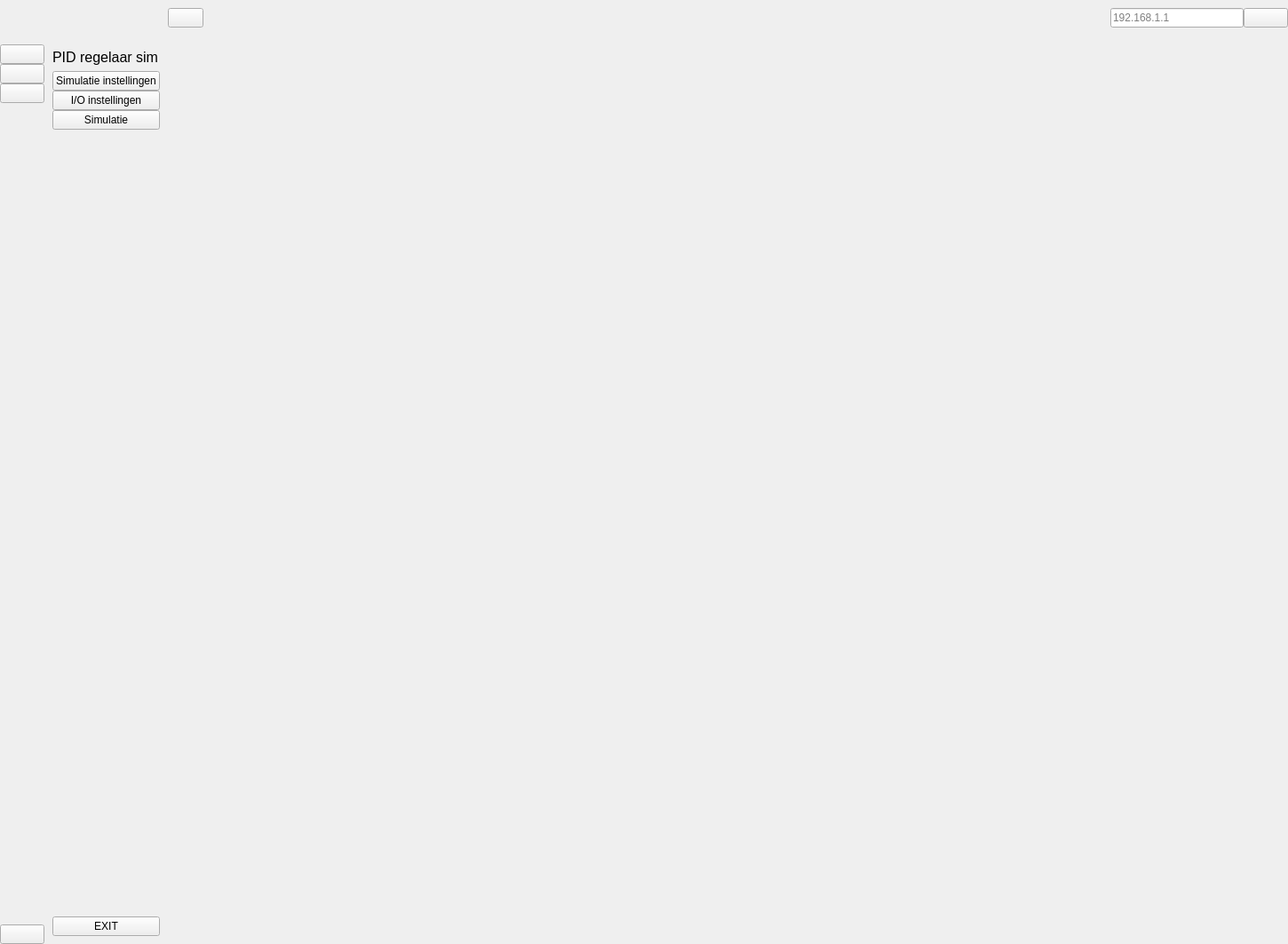
<?xml version="1.0" encoding="UTF-8"?>
<ui version="4.0">
 <class>MainWindow</class>
 <widget class="QMainWindow" name="MainWindow">
  <property name="geometry">
   <rect>
    <x>0</x>
    <y>0</y>
    <width>1450</width>
    <height>1063</height>
   </rect>
  </property>
  <property name="windowTitle">
   <string>MainWindow</string>
  </property>
  <widget class="QWidget" name="centralwidget">
   <layout class="QGridLayout" name="gridLayout">
    <property name="leftMargin">
     <number>0</number>
    </property>
    <property name="topMargin">
     <number>0</number>
    </property>
    <property name="rightMargin">
     <number>0</number>
    </property>
    <property name="bottomMargin">
     <number>0</number>
    </property>
    <property name="spacing">
     <number>0</number>
    </property>
    <item row="0" column="0">
     <widget class="QWidget" name="iconOnlyWidget" native="true">
      <layout class="QVBoxLayout" name="verticalLayout_3">
       <property name="spacing">
        <number>0</number>
       </property>
       <property name="leftMargin">
        <number>0</number>
       </property>
       <property name="topMargin">
        <number>0</number>
       </property>
       <property name="rightMargin">
        <number>0</number>
       </property>
       <property name="bottomMargin">
        <number>0</number>
       </property>
       <item>
        <layout class="QHBoxLayout" name="horizontalLayout_2">
         <property name="spacing">
          <number>0</number>
         </property>
         <item>
          <widget class="QLabel" name="logo">
           <property name="minimumSize">
            <size>
             <width>50</width>
             <height>50</height>
            </size>
           </property>
           <property name="text">
            <string/>
           </property>
           <property name="pixmap">
            <pixmap resource="../Resource.qrc">:/Icon/icon/simulation.ico</pixmap>
           </property>
           <property name="scaledContents">
            <bool>true</bool>
           </property>
          </widget>
         </item>
        </layout>
       </item>
       <item>
        <layout class="QVBoxLayout" name="verticalLayout">
         <property name="spacing">
          <number>0</number>
         </property>
         <item>
          <widget class="QPushButton" name="pushButton_settingsPage">
           <property name="text">
            <string/>
           </property>
           <property name="icon">
            <iconset resource="../Resource.qrc">
             <normaloff>:/Icon/icon/settings-5-32.ico</normaloff>
             <normalon>:/Icon/icon/settings-5-32 blauw.ico</normalon>:/Icon/icon/settings-5-32.ico</iconset>
           </property>
           <property name="checkable">
            <bool>true</bool>
           </property>
           <property name="autoExclusive">
            <bool>true</bool>
           </property>
          </widget>
         </item>
         <item>
          <widget class="QPushButton" name="pushButton_IOPage">
           <property name="text">
            <string/>
           </property>
           <property name="icon">
            <iconset resource="../Resource.qrc">
             <normaloff>:/Icon/icon/settings-12-32.ico</normaloff>
             <normalon>:/Icon/icon/settings-12-32 blauw.ico</normalon>:/Icon/icon/settings-12-32.ico</iconset>
           </property>
           <property name="checkable">
            <bool>true</bool>
           </property>
           <property name="autoExclusive">
            <bool>true</bool>
           </property>
          </widget>
         </item>
         <item>
          <widget class="QPushButton" name="pushButton_simPage">
           <property name="text">
            <string/>
           </property>
           <property name="icon">
            <iconset resource="../Resource.qrc">
             <normaloff>:/Icon/icon/play-6-32.ico</normaloff>
             <normalon>:/Icon/icon/play-6-32 blauw.ico</normalon>:/Icon/icon/play-6-32.ico</iconset>
           </property>
           <property name="checkable">
            <bool>true</bool>
           </property>
           <property name="autoExclusive">
            <bool>true</bool>
           </property>
          </widget>
         </item>
        </layout>
       </item>
       <item>
        <spacer name="verticalSpacer">
         <property name="orientation">
          <enum>Qt::Vertical</enum>
         </property>
         <property name="sizeHint" stdset="0">
          <size>
           <width>20</width>
           <height>890</height>
          </size>
         </property>
        </spacer>
       </item>
       <item>
        <widget class="QPushButton" name="pushButton_Exit">
         <property name="text">
          <string/>
         </property>
         <property name="icon">
          <iconset resource="../Resource.qrc">
           <normaloff>:/Icon/icon/close-window-64.ico</normaloff>
           <normalon>:/Icon/icon/close-window-64 blauw.ico</normalon>:/Icon/icon/close-window-64.ico</iconset>
         </property>
         <property name="checkable">
          <bool>true</bool>
         </property>
         <property name="autoExclusive">
          <bool>true</bool>
         </property>
        </widget>
       </item>
      </layout>
     </widget>
    </item>
    <item row="0" column="1">
     <widget class="QWidget" name="fullMenuWidget" native="true">
      <layout class="QVBoxLayout" name="verticalLayout_4">
       <property name="spacing">
        <number>6</number>
       </property>
       <property name="leftMargin">
        <number>9</number>
       </property>
       <property name="topMargin">
        <number>9</number>
       </property>
       <property name="rightMargin">
        <number>9</number>
       </property>
       <property name="bottomMargin">
        <number>9</number>
       </property>
       <item>
        <layout class="QHBoxLayout" name="horizontalLayout_3">
         <property name="spacing">
          <number>0</number>
         </property>
         <item>
          <widget class="QLabel" name="logo2">
           <property name="minimumSize">
            <size>
             <width>40</width>
             <height>40</height>
            </size>
           </property>
           <property name="maximumSize">
            <size>
             <width>40</width>
             <height>40</height>
            </size>
           </property>
           <property name="text">
            <string/>
           </property>
           <property name="pixmap">
            <pixmap>simulation.png</pixmap>
           </property>
           <property name="scaledContents">
            <bool>true</bool>
           </property>
          </widget>
         </item>
        </layout>
       </item>
       <item>
        <widget class="QLabel" name="logoText">
         <property name="font">
          <font>
           <pointsize>12</pointsize>
          </font>
         </property>
         <property name="text">
          <string>PID regelaar sim</string>
         </property>
        </widget>
       </item>
       <item>
        <layout class="QVBoxLayout" name="verticalLayout_2">
         <property name="spacing">
          <number>0</number>
         </property>
         <item>
          <widget class="QPushButton" name="pushButton_settingsPage2">
           <property name="text">
            <string>Simulatie instellingen</string>
           </property>
           <property name="icon">
            <iconset resource="../Resource.qrc">
             <normaloff>:/Icon/icon/settings-5-32.ico</normaloff>
             <normalon>:/Icon/icon/settings-5-32 blauw.ico</normalon>:/Icon/icon/settings-5-32.ico</iconset>
           </property>
           <property name="iconSize">
            <size>
             <width>14</width>
             <height>14</height>
            </size>
           </property>
           <property name="checkable">
            <bool>true</bool>
           </property>
           <property name="autoExclusive">
            <bool>true</bool>
           </property>
          </widget>
         </item>
         <item>
          <widget class="QPushButton" name="pushButton_IOPage2">
           <property name="text">
            <string>I/O instellingen</string>
           </property>
           <property name="icon">
            <iconset resource="../Resource.qrc">
             <normaloff>:/Icon/icon/settings-12-32.ico</normaloff>
             <normalon>:/Icon/icon/settings-12-32 blauw.ico</normalon>:/Icon/icon/settings-12-32.ico</iconset>
           </property>
           <property name="iconSize">
            <size>
             <width>14</width>
             <height>14</height>
            </size>
           </property>
           <property name="checkable">
            <bool>true</bool>
           </property>
           <property name="autoExclusive">
            <bool>true</bool>
           </property>
          </widget>
         </item>
         <item>
          <widget class="QPushButton" name="pushButton_simPage2">
           <property name="text">
            <string>Simulatie</string>
           </property>
           <property name="icon">
            <iconset resource="../Resource.qrc">
             <normaloff>:/Icon/icon/play-6-32.ico</normaloff>
             <normalon>:/Icon/icon/play-6-32 blauw.ico</normalon>:/Icon/icon/play-6-32.ico</iconset>
           </property>
           <property name="iconSize">
            <size>
             <width>14</width>
             <height>14</height>
            </size>
           </property>
           <property name="checkable">
            <bool>true</bool>
           </property>
           <property name="autoExclusive">
            <bool>true</bool>
           </property>
          </widget>
         </item>
        </layout>
       </item>
       <item>
        <spacer name="verticalSpacer_2">
         <property name="orientation">
          <enum>Qt::Vertical</enum>
         </property>
         <property name="sizeHint" stdset="0">
          <size>
           <width>20</width>
           <height>838</height>
          </size>
         </property>
        </spacer>
       </item>
       <item>
        <widget class="QPushButton" name="pushButton_exit2">
         <property name="text">
          <string>EXIT</string>
         </property>
         <property name="icon">
          <iconset resource="../Resource.qrc">
           <normaloff>:/Icon/icon/close-window-64.ico</normaloff>
           <normalon>:/Icon/icon/close-window-64 blauw.ico</normalon>:/Icon/icon/close-window-64.ico</iconset>
         </property>
         <property name="iconSize">
          <size>
           <width>14</width>
           <height>14</height>
          </size>
         </property>
         <property name="checkable">
          <bool>true</bool>
         </property>
         <property name="autoExclusive">
          <bool>true</bool>
         </property>
        </widget>
       </item>
      </layout>
     </widget>
    </item>
    <item row="0" column="2">
     <widget class="QWidget" name="widget_3" native="true">
      <layout class="QVBoxLayout" name="verticalLayout_5">
       <property name="spacing">
        <number>0</number>
       </property>
       <property name="leftMargin">
        <number>0</number>
       </property>
       <property name="topMargin">
        <number>0</number>
       </property>
       <property name="rightMargin">
        <number>0</number>
       </property>
       <property name="bottomMargin">
        <number>0</number>
       </property>
       <item>
        <widget class="QWidget" name="widget" native="true">
         <property name="minimumSize">
          <size>
           <width>0</width>
           <height>40</height>
          </size>
         </property>
         <layout class="QHBoxLayout" name="horizontalLayout_4">
          <property name="spacing">
           <number>0</number>
          </property>
          <property name="leftMargin">
           <number>0</number>
          </property>
          <property name="topMargin">
           <number>0</number>
          </property>
          <property name="rightMargin">
           <number>0</number>
          </property>
          <property name="bottomMargin">
           <number>0</number>
          </property>
          <item>
           <widget class="QPushButton" name="pushButton_10">
            <property name="text">
             <string/>
            </property>
            <property name="icon">
             <iconset resource="../Resource.qrc">
              <normaloff>:/Icon/icon/menu-4-32.ico</normaloff>:/Icon/icon/menu-4-32.ico</iconset>
            </property>
            <property name="iconSize">
             <size>
              <width>14</width>
              <height>14</height>
             </size>
            </property>
            <property name="checkable">
             <bool>true</bool>
            </property>
            <property name="autoExclusive">
             <bool>true</bool>
            </property>
           </widget>
          </item>
          <item>
           <spacer name="horizontalSpacer">
            <property name="orientation">
             <enum>Qt::Horizontal</enum>
            </property>
            <property name="sizeHint" stdset="0">
             <size>
              <width>599</width>
              <height>20</height>
             </size>
            </property>
           </spacer>
          </item>
          <item>
           <layout class="QHBoxLayout" name="horizontalLayout">
            <property name="spacing">
             <number>0</number>
            </property>
            <item>
             <widget class="QLineEdit" name="IPAdress">
              <property name="minimumSize">
               <size>
                <width>150</width>
                <height>0</height>
               </size>
              </property>
              <property name="maximumSize">
               <size>
                <width>150</width>
                <height>16777215</height>
               </size>
              </property>
              <property name="placeholderText">
               <string>192.168.1.1</string>
              </property>
             </widget>
            </item>
            <item>
             <widget class="QPushButton" name="pushButton_9">
              <property name="maximumSize">
               <size>
                <width>50</width>
                <height>16777215</height>
               </size>
              </property>
              <property name="text">
               <string/>
              </property>
              <property name="icon">
               <iconset resource="../Resource.qrc">
                <normaloff>:/Icon/icon/usb-disconnected-32.ico</normaloff>
                <normalon>:/Icon/icon/usb-connected-32.ico</normalon>:/Icon/icon/usb-disconnected-32.ico</iconset>
              </property>
              <property name="iconSize">
               <size>
                <width>14</width>
                <height>14</height>
               </size>
              </property>
              <property name="checkable">
               <bool>false</bool>
              </property>
              <property name="autoExclusive">
               <bool>false</bool>
              </property>
             </widget>
            </item>
           </layout>
          </item>
         </layout>
        </widget>
       </item>
       <item>
        <widget class="QStackedWidget" name="stackedWidget">
         <widget class="QWidget" name="page"/>
         <widget class="QWidget" name="settingsPage">
          <widget class="QLabel" name="label">
           <property name="geometry">
            <rect>
             <x>510</x>
             <y>460</y>
             <width>151</width>
             <height>41</height>
            </rect>
           </property>
           <property name="font">
            <font>
             <pointsize>20</pointsize>
            </font>
           </property>
           <property name="text">
            <string>Settings</string>
           </property>
          </widget>
         </widget>
         <widget class="QWidget" name="IOPage"/>
        </widget>
       </item>
      </layout>
     </widget>
    </item>
   </layout>
  </widget>
 </widget>
 <resources>
  <include location="../Resource.qrc"/>
 </resources>
 <connections>
  <connection>
   <sender>pushButton_10</sender>
   <signal>toggled(bool)</signal>
   <receiver>iconOnlyWidget</receiver>
   <slot>setVisible(bool)</slot>
   <hints>
    <hint type="sourcelabel">
     <x>233</x>
     <y>25</y>
    </hint>
    <hint type="destinationlabel">
     <x>16</x>
     <y>736</y>
    </hint>
   </hints>
  </connection>
  <connection>
   <sender>pushButton_10</sender>
   <signal>toggled(bool)</signal>
   <receiver>fullMenuWidget</receiver>
   <slot>setHidden(bool)</slot>
   <hints>
    <hint type="sourcelabel">
     <x>234</x>
     <y>28</y>
    </hint>
    <hint type="destinationlabel">
     <x>112</x>
     <y>516</y>
    </hint>
   </hints>
  </connection>
  <connection>
   <sender>pushButton_settingsPage</sender>
   <signal>toggled(bool)</signal>
   <receiver>pushButton_settingsPage2</receiver>
   <slot>setChecked(bool)</slot>
   <hints>
    <hint type="sourcelabel">
     <x>36</x>
     <y>68</y>
    </hint>
    <hint type="destinationlabel">
     <x>93</x>
     <y>109</y>
    </hint>
   </hints>
  </connection>
  <connection>
   <sender>pushButton_IOPage</sender>
   <signal>toggled(bool)</signal>
   <receiver>pushButton_IOPage2</receiver>
   <slot>setChecked(bool)</slot>
   <hints>
    <hint type="sourcelabel">
     <x>23</x>
     <y>93</y>
    </hint>
    <hint type="destinationlabel">
     <x>112</x>
     <y>130</y>
    </hint>
   </hints>
  </connection>
  <connection>
   <sender>pushButton_simPage</sender>
   <signal>toggled(bool)</signal>
   <receiver>pushButton_simPage2</receiver>
   <slot>setChecked(bool)</slot>
   <hints>
    <hint type="sourcelabel">
     <x>14</x>
     <y>131</y>
    </hint>
    <hint type="destinationlabel">
     <x>145</x>
     <y>164</y>
    </hint>
   </hints>
  </connection>
  <connection>
   <sender>pushButton_settingsPage2</sender>
   <signal>toggled(bool)</signal>
   <receiver>pushButton_settingsPage</receiver>
   <slot>setChecked(bool)</slot>
   <hints>
    <hint type="sourcelabel">
     <x>160</x>
     <y>104</y>
    </hint>
    <hint type="destinationlabel">
     <x>27</x>
     <y>70</y>
    </hint>
   </hints>
  </connection>
  <connection>
   <sender>pushButton_IOPage2</sender>
   <signal>toggled(bool)</signal>
   <receiver>pushButton_IOPage</receiver>
   <slot>setChecked(bool)</slot>
   <hints>
    <hint type="sourcelabel">
     <x>189</x>
     <y>127</y>
    </hint>
    <hint type="destinationlabel">
     <x>36</x>
     <y>100</y>
    </hint>
   </hints>
  </connection>
  <connection>
   <sender>pushButton_simPage2</sender>
   <signal>toggled(bool)</signal>
   <receiver>pushButton_simPage</receiver>
   <slot>setChecked(bool)</slot>
   <hints>
    <hint type="sourcelabel">
     <x>118</x>
     <y>160</y>
    </hint>
    <hint type="destinationlabel">
     <x>36</x>
     <y>131</y>
    </hint>
   </hints>
  </connection>
 </connections>
</ui>
